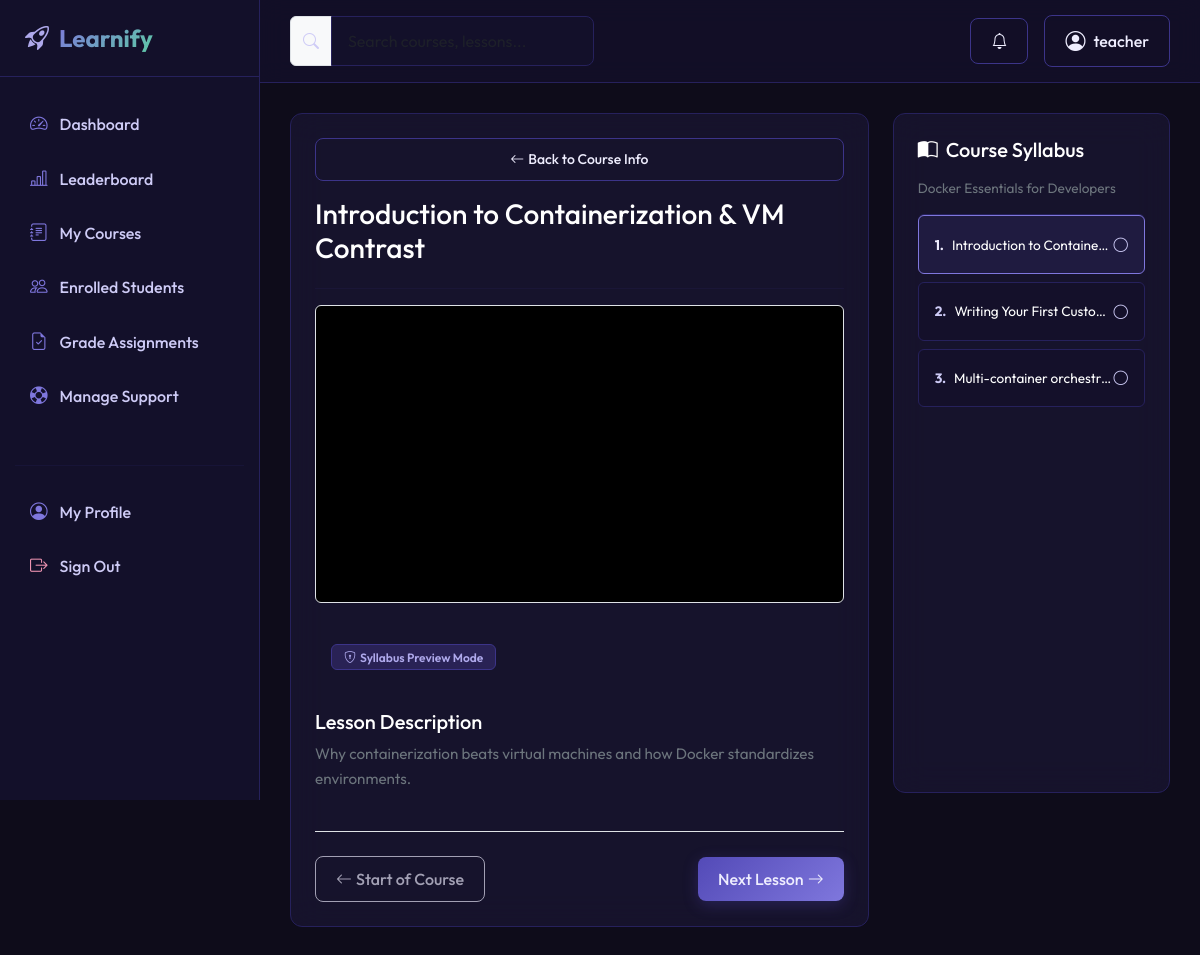
The app's page /courses/docker-essentials-for-developers/lessons/14/ (signed in) with its own data.
### apps/accounts/models.py (models this page shows, shortened)
class User(AbstractUser):
    ROLE_CHOICES = (
        ('student', 'Student'),
        ('instructor', 'Instructor'),
        ('admin', 'Admin'),
    )
    role = models.CharField(max_length=15, choices=ROLE_CHOICES, default='student')
    profile_picture = models.ImageField(upload_to='profile_pictures/', blank=True, null=True)
    bio = models.TextField(blank=True, null=True)

### apps/courses/models.py (models this page shows, shortened)
class Course(models.Model):
    title = models.CharField(max_length=200)
    slug = models.SlugField(max_length=250, unique=True, blank=True)
    description = models.TextField()
    category = models.ForeignKey(CourseCategory, on_delete=models.SET_NULL, null=True, blank=True, related_name='courses')
    thumbnail = models.ImageField(upload_to='courses/thumbnails/', blank=True, null=True)
    instructor = models.ForeignKey('accounts.Instructor', on_delete=models.CASCADE, related_name='courses')
    created_at = models.DateTimeField(auto_now_add=True)
    updated_at = models.DateTimeField(auto_now=True)
    is_published = models.BooleanField(default=False)

class Lesson(models.Model):
    course = models.ForeignKey(Course, on_delete=models.CASCADE, related_name='lessons')
    title = models.CharField(max_length=200)
    description = models.TextField()
    video_file = models.FileField(upload_to='lessons/videos/', blank=True, null=True)
    video_url = models.URLField(blank=True, null=True, help_text="Embed link (e.g. Youtube/Vimeo)")
    pdf_notes = models.FileField(upload_to='lessons/notes/', blank=True, null=True)
    order = models.PositiveIntegerField(default=0)
    class Meta:
        ordering = ['order', 'id']

### apps/courses/views.py (the view)
# urls.py: path('<slug:course_slug>/lessons/<int:lesson_id>/', views.lesson_view, name='lesson_view'),
@login_required
def lesson_view(request, course_slug, lesson_id):
    course = get_object_or_404(Course, slug=course_slug)
    lesson = get_object_or_404(Lesson, pk=lesson_id, course=course)
    user = request.user
    is_authorized = False
    enrollment = None
    if user.role == 'student' and hasattr(user, 'student_profile'):
        enrollment = Enrollment.objects.filter(student=user.student_profile, course=course).first()
        if enrollment:
            is_authorized = True
    elif user.role == 'instructor' and course.instructor == getattr(user, 'instructor_profile', None):
        is_authorized = True
    elif user.is_superuser:
        is_authorized = True
    if not is_authorized:
        messages.error(request, "Access denied. You must be enrolled in this course to view lessons.")
        return redirect('courses:course_detail', slug=course_slug)
    lesson_progress = None
    if enrollment:
        lesson_progress, _ = LessonProgress.objects.get_or_create(enrollment=enrollment, lesson=lesson)
    syllabus_progress = []
    for les in course.lessons.all():
        completed = False
        if enrollment:
            lp = LessonProgress.objects.filter(enrollment=enrollment, lesson=les).first()
            if lp:
                completed = lp.is_completed
        syllabus_progress.append({
            'lesson': les,
            'completed': completed
        })
    lessons_list = list(course.lessons.all())
    current_index = lessons_list.index(lesson)
    prev_lesson = lessons_list[current_index - 1] if current_index > 0 else None
    next_lesson = lessons_list[current_index + 1] if current_index < len(lessons_list) - 1 else None
    return render(request, 'courses/lesson_view.html', {
        'course': course,
        'lesson': lesson,
        'enrollment': enrollment,
        'lesson_progress': lesson_progress,
        'syllabus_progress': syllabus_progress,
        'prev_lesson': prev_lesson,
        'next_lesson': next_lesson
    })

### apps/notifications/context_processors.py (called while the page is built)
def unread_notifications(request):
    if request.user.is_authenticated:
        unread = Notification.objects.filter(user=request.user, is_read=False)
        return {
            'unread_notifications': unread,
            'unread_notifications_count': unread.count()
        }
    return {
        'unread_notifications': [],
        'unread_notifications_count': 0
    }

### templates/courses/lesson_view.html (shortened to what this page needs)
{% extends 'base.html' %}
{% load static %}
{% block content %}
<div class="container-fluid px-0">
    <div class="row g-4">
        <div class="col-lg-4 order-lg-2">
            <div class="card glass-card p-4 h-100" style="max-height: calc(100vh - 120px); overflow-y: auto;">
                <h5 class="text-white mb-3">
                    <i class="bi bi-book-half text-purple-accent me-2"></i>Course Syllabus
                </h5>
                <p class="text-secondary mb-3" style="font-size: 0.85rem;">{{ course.title }}</p>
                <div class="list-group d-flex flex-column gap-2">
                    {% for item in syllabus_progress %}
                        <a href="{% url 'courses:lesson_view' course.slug item.lesson.id %}" class="list-group-item bg-sidebar border-default p-3 rounded d-flex align-items-center justify-content-between {% if item.lesson.id == lesson.id %}active-lesson{% endif %}" style="transition: all 0.3s ease;">
                            <div class="d-flex align-items-center gap-2 overflow-hidden">
                                <span class="fw-bold {% if item.lesson.id == lesson.id %}text-purple-accent{% else %}text-muted{% endif %}" style="font-size: 0.85rem;">
                                    {{ forloop.counter }}.
                                </span>
                                <span class="text-white text-truncate" style="font-size: 0.85rem;">{{ item.lesson.title }}</span>
                            </div>
                            <div>
                                {% if item.completed %}
                                    <i class="bi bi-check-circle-fill text-teal"></i>
                                {% else %}
                                    <i class="bi bi-circle text-muted" style="font-size: 0.9rem;"></i>
                                {% endif %}
                            </div>
                        </a>
                    {% endfor %}
                </div>
            </div>
        </div>
        <div class="col-lg-8 order-lg-1">
            <div class="card glass-card p-4">
                <a href="{% url 'courses:course_detail' course.slug %}" class="btn btn-outline-premium btn-sm mb-3">
                    <i class="bi bi-arrow-left me-1"></i>Back to Course Info
                </a>
                <h3 class="text-white mb-2">{{ lesson.title }}</h3>
                <hr style="border-color: var(--border-default);">
                <div class="mb-4">
                    {% if lesson.video_file %}
                        <div class="ratio ratio-16x9 rounded overflow-hidden border border-default" style="background-color: #000;">
                            <video controls class="w-100 h-100">
                                <source src="{{ lesson.video_file.url }}" type="video/mp4">
                                Your browser does not support the video tag.
                            </video>
                        </div>
                    {% elif lesson.video_url %}
                        <div class="ratio ratio-16x9 rounded overflow-hidden border border-default" style="background-color: #000;">
                            <iframe src="{{ lesson.video_url }}" title="{{ lesson.title }}" frameborder="0" allow="accelerometer; autoplay; clipboard-write; encrypted-media; gyroscope; picture-in-picture; web-share" allowfullscreen class="w-100 h-100"></iframe>
                        </div>
                    {% endif %}
                </div>
                <div class="d-flex flex-wrap align-items-center justify-content-between gap-3 p-3 rounded bg-sidebar border-default mb-4">
                    <div>
                        {% if enrollment and user.role == 'student' %}
                            <a href="{% url 'courses:mark_lesson_completed' course.slug lesson.id %}" class="btn btn-sm {% if lesson_progress.is_completed %}btn-outline-premium{% else %}btn-premium{% endif %}">
                                {% if lesson_progress.is_completed %}
                                    <i class="bi bi-x-circle me-1"></i>Mark Incomplete
                                {% else %}
                                    <i class="bi bi-check-circle me-1"></i>Mark Completed
                                {% endif %}
                            </a>
                        {% else %}
                            <span class="badge badge-custom badge-purple"><i class="bi bi-shield-lock me-1"></i>Syllabus Preview Mode</span>
                        {% endif %}
                    </div>
                </div>
                <h5 class="text-white mb-2">Lesson Description</h5>
                <p class="text-secondary" style="font-size: 0.95rem; line-height: 1.6;">
                    {{ lesson.description|linebreaksbr }}
                </p>
                <div class="d-flex align-items-center justify-content-between border-top border-default pt-4 mt-4">
                    {% if prev_lesson %}
                        <a href="{% url 'courses:lesson_view' course.slug prev_lesson.id %}" class="btn btn-outline-premium">
                            <i class="bi bi-arrow-left me-1"></i>Previous Lesson
                        </a>
                    {% else %}
                        <button class="btn btn-outline-premium" disabled>
                            <i class="bi bi-arrow-left me-1"></i>Start of Course
                        </button>
                    {% endif %}
                    {% if next_lesson %}
                        <a href="{% url 'courses:lesson_view' course.slug next_lesson.id %}" class="btn btn-premium">
                            Next Lesson<i class="bi bi-arrow-right ms-1"></i>
                        </a>
                    {% endif %}
                </div>
            </div>
        </div>
    </div>
</div>
{% endblock %}

### templates/navbar.html (shortened to what this page needs)
{% load static %}
<header class="top-navbar d-flex align-items-center justify-content-between">
    <div class="d-flex align-items-center gap-3">
        <form class="d-none d-md-flex align-items-center" action="{% url 'courses:course_list' %}" method="get">
            <div class="input-group">
                <span class="input-group-text bg-sidebar border-default text-muted">
                    <i class="bi bi-search"></i>
                </span>
                <input type="text" name="search" class="form-control bg-sidebar border-default text-primary" placeholder="Search courses, lessons..." value="{{ request.GET.search|default:'' }}">
            </div>
        </form>
    </div>
    <div class="d-flex align-items-center gap-3">
        {% if user.is_authenticated %}
            <div class="dropdown">
                <button class="btn btn-outline-premium position-relative" type="button" id="notifDropdown" data-bs-toggle="dropdown" aria-expanded="false">
                    <i class="bi bi-bell"></i>
                </button>
            </div>
            <div class="dropdown">
                <button class="btn btn-outline-premium d-flex align-items-center gap-2" type="button" id="profileDropdown" data-bs-toggle="dropdown" aria-expanded="false">
                    {% if user.profile_picture %}
                        <img src="{{ user.profile_picture.url }}" alt="Profile" class="rounded-circle" style="width: 28px; height: 28px; object-fit: cover;">
                    {% else %}
                        <i class="bi bi-person-circle fs-5"></i>
                    {% endif %}
                    <span class="d-none d-sm-inline">{{ user.username }}</span>
                </button>
            </div>
        {% else %}
            <a href="{% url 'accounts:login' %}" class="btn btn-outline-premium">Sign In</a>
            <a href="{% url 'accounts:register' %}" class="btn btn-premium">Get Started</a>
        {% endif %}
    </div>
</header>

### static/css/style.css (style rules this page uses)
:root { --bg-page: #0e0c1a; --bg-sidebar: #13102a; --bg-card: #1c1836; --border-default: #26215c; --border-strong: #3c3489; --text-primary: #eeedfe; --text-secondary: #cecbf6; --text-muted: #534ab7; --purple-main: #534ab7; --purple-accent: #7f77dd; --purple-soft: #afa9ec; --teal-bg: #04342c; --teal-border: #0f6e56; --teal-main: #5dcaa5; --teal-light: #9fe1cb; --amber-bg: #412402; --amber-border: #854f0b; --amber-main: #ef9f27; --amber-light: #fac775; --pink-bg: #4b1528; --pink-border: #993556; --pink-main: #ed93b1; --pink-light: #f4c0d1; --transition-speed: 0.3s; }
body { background-color: var(--bg-page); color: var(--text-primary); font-family: 'Outfit', sans-serif; overflow-x: hidden; }
a { color: var(--purple-soft); text-decoration: none; transition: color var(--transition-speed) ease; }
.top-navbar { background: rgba(19, 16, 42, 0.85); backdrop-filter: blur(12px); -webkit-backdrop-filter: blur(12px); border-bottom: 1px solid var(--border-default); position: sticky; top: 0; z-index: 998; padding: 15px 30px; }
.glass-card { background: rgba(28, 24, 54, 0.65); backdrop-filter: blur(16px); -webkit-backdrop-filter: blur(16px); border: 1px solid var(--border-default); border-radius: 12px; color: var(--text-primary); transition: transform var(--transition-speed) ease, border-color var(--transition-speed) ease, box-shadow var(--transition-speed) ease; }
.badge-purple { background-color: rgba(83, 74, 183, 0.3); color: var(--purple-soft); border: 1px solid var(--border-strong); }
.btn-premium { background: linear-gradient(135deg, var(--purple-main), var(--purple-accent)); border: none; color: var(--text-primary); font-weight: 500; padding: 10px 20px; border-radius: 8px; box-shadow: 0 4px 15px rgba(83, 74, 183, 0.3); transition: all var(--transition-speed) ease; }
.btn-outline-premium { background: transparent; border: 1px solid var(--border-strong); color: var(--text-primary); font-weight: 500; padding: 10px 20px; border-radius: 8px; transition: all var(--transition-speed) ease; }
.form-control, .form-select { background-color: #13102a; border: 1px solid var(--border-default); color: var(--text-primary); border-radius: 8px; padding: 12px 16px; transition: border-color var(--transition-speed) ease, box-shadow var(--transition-speed) ease; }
.badge-custom { padding: 6px 12px; font-weight: 600; border-radius: 6px; font-size: 0.75rem; }
.text-muted { color: var(--text-secondary) !important; }
.list-group-item { background-color: rgba(19, 16, 42, 0.6) !important; border: 1px solid var(--border-default) !important; color: var(--text-primary) !important; transition: all var(--transition-speed) ease; }

### templates/courses/lesson_view.html (style rules this page uses)
.active-lesson { border-color: var(--purple-accent) !important; background: rgba(83, 74, 183, 0.15) !important; }

### records on screen
User: username "teacher"
Course: title "Docker Essentials for Developers"
Lesson: lesson "Introduction to Container…", title "Introduction to Containerization & VM Contrast", description "Why containerization beats virtual machines and how Docker standardizes environments."
Lesson: lesson "Writing Your First Custo…"
Lesson: lesson "Multi-container orchestr…"
